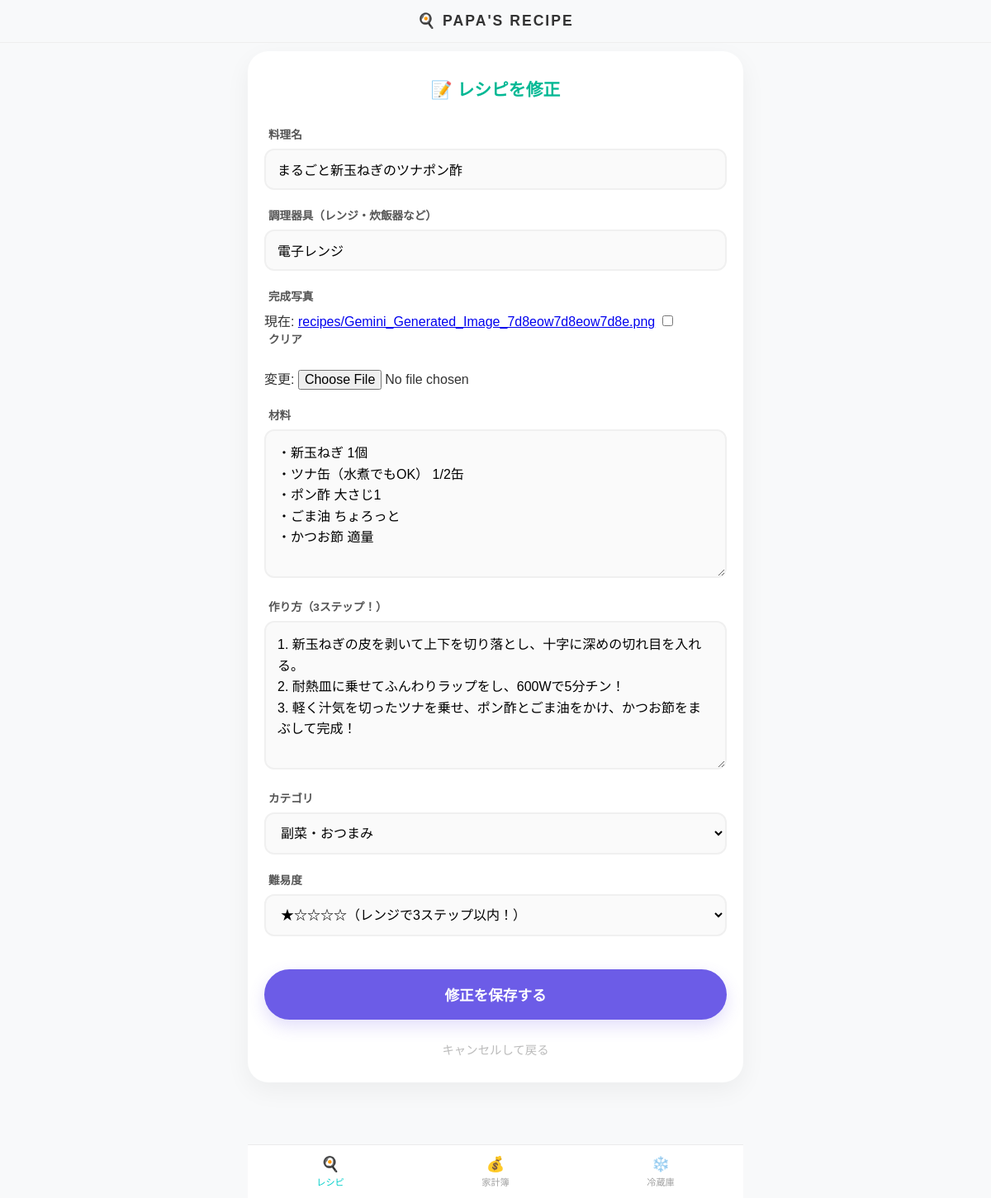
Page /2/edit/ on the committed database.
### recipes/models.py (models this page shows, shortened)
class Recipe(models.Model):
    CATEGORY_CHOICES = [
        ('メイン', 'メインのおかず'),
        ('副菜', '副菜・おつまみ'),
        ('ご飯・麺', 'ご飯・麺類'),
        ('スープ', 'スープ・汁物'),
        ('sweets', 'スイーツ'),  # ← これを追加！🍰
    ]
    DIFFICULTY_CHOICES = [
        (1, '★☆☆☆☆（レンジで3ステップ以内！）'),
        (2, '★★☆☆☆（レンジor炊飯器で放置！）'),
        (3, '★★★☆☆（ちょっとステップ多め）'),
        (4, '★★★★☆（フライパン使ってみよう）'),
        (5, '★★★★★（気合の本格派！）'),
    ]
    title = models.CharField('料理名', max_length=100)
    tool = models.CharField('調理器具（レンジ・炊飯器など）', max_length=50)
    author = models.CharField("旧・追加者名", max_length=100, null=True, blank=True)
    author_user = models.ForeignKey(User, on_delete=models.CASCADE, verbose_name="追加者(User)", null=True, blank=True)
    image = models.ImageField('完成写真', upload_to='recipes/', null=True, blank=True)
    ingredients = models.TextField('材料')
    instructions = models.TextField('作り方（3ステップ！）')
    category = models.CharField('カテゴリ', max_length=50, choices=CATEGORY_CHOICES, default='メイン')
    difficulty = models.IntegerField('難易度', choices=DIFFICULTY_CHOICES, default=1)
    created_at = models.DateTimeField('作成日', auto_now_add=True)

### recipes/views.py (the view)
# urls.py: path('<int:pk>/edit/', views.recipe_edit, name='recipe_edit'),
def recipe_edit(request, pk):
    recipe = get_object_or_404(Recipe, pk=pk)
    if request.method == "POST":
        form = RecipeForm(request.POST, request.FILES, instance=recipe)
        if form.is_valid():
            recipe = form.save()
            return redirect('recipe_detail', pk=recipe.pk)
    else:
        form = RecipeForm(instance=recipe)
    return render(request, 'recipes/recipe_form.html', {'form': form})

### recipes/forms.py
class RecipeForm(forms.ModelForm):
    class Meta:
        model = Recipe
        fields = ['title', 'tool', 'image', 'ingredients', 'instructions', 'category', 'difficulty']

### recipes/templates/recipes/recipe_form.html (shortened to what this page needs)
{% extends 'recipes/base.html' %}
{% block content %}
<div class="form-card">
    <div class="form-title">
        {% if form.instance.pk %}📝 レシピを修正{% else %}🍳 新しいレシピを追加{% endif %}
    </div>
    <form method="POST" enctype="multipart/form-data">
        <div class="form-body">
            {% for field in form %}
                <div class="form-row">
                    <label for="{{ field.id_for_label }}">{{ field.label }}</label>
                    {{ field }}
                </div>
            {% endfor %}
        </div>
        <button type="submit" class="btn-save">
            {% if form.instance.pk %}修正を保存する{% else %}レシピを保存！{% endif %}
        </button>
        <a href="{% url 'recipe_list' %}" class="btn-cancel">
            キャンセルして戻る
        </a>
    </form>
</div>
{% endblock %}

### recipes/templates/recipes/base.html (style rules this page uses)
body { font-family: 'Noto Sans JP', sans-serif; background-color: #F8F9FA; color: #333; margin: 0; padding-bottom: 90px; }
input, textarea, select { font-size: 16px !important; font-family: inherit; }

### recipes/templates/recipes/recipe_form.html (style rules this page uses)
.form-card { background: white; padding: 30px 20px; border-radius: 25px; box-shadow: 0 10px 30px rgba(0,0,0,0.05); margin-bottom: 30px; }
.form-title { text-align: center; font-size: 1.3em; color: #00b894; margin-bottom: 30px; font-weight: 700; }
.form-row { margin-bottom: 20px; text-align: left; }
.form-row label { display: block; font-size: 0.85em; color: #555; margin-bottom: 8px; font-weight: 700; padding-left: 5px; }
.form-row input[type="text"], .form-row input[type="number"], .form-row textarea, .form-row select { width: 100%; padding: 14px; border: 2px solid #f0f0f0; border-radius: 12px; background-color: #fafafa; box-sizing: border-box; outline: none; transition: all 0.3s; }
.form-row textarea { height: 180px; line-height: 1.6; }
.btn-save { width: 100%; background-color: #6c5ce7; color: white; border: none; padding: 18px; border-radius: 35px; font-weight: bold; font-size: 1.1em; margin-top: 20px; cursor: pointer; box-shadow: 0 8px 20px rgba(108, 92, 231, 0.2); transition: transform 0.2s; }
.btn-cancel { display: block; text-align: center; margin-top: 25px; color: #bbb; text-decoration: none; font-size: 0.9em; }

### rows in the picture
Recipe: form "まるごと新玉ねぎのツナポン酢" "電子レンジ" "・新玉ねぎ 1個 ・ツナ缶（水煮でもOK） 1/2缶 ・ポン酢 大さじ1 ・ごま油 ちょろっと ・かつお節 適量" "1. 新玉ねぎの皮を剥いて上下を切り落とし、十字に深めの切れ目を入れる。 2. 耐熱皿に乗せてふんわりラップをし、600Wで5分チン！ 3. 軽く汁気を切ったツナを乗せ、ポン酢とごま油をかけ、かつお節をまぶして完成！" "副菜・おつまみ" "★☆☆☆☆（レンジで3ステップ以内！）"

### other values in the picture
{{ field.label }} "料理名" "調理器具（レンジ・炊飯器など）" "完成写真" "材料" "作り方（3ステップ！）" "カテゴリ" "難易度"
